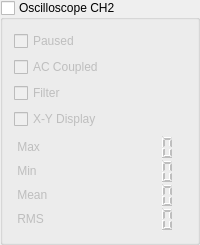
           <widget class="QGroupBox" name="scopeGroup_CH2">
            <property name="enabled">
             <bool>true</bool>
            </property>
            <property name="title">
             <string>Oscilloscope CH2</string>
            </property>
            <property name="flat">
             <bool>false</bool>
            </property>
            <property name="checkable">
             <bool>true</bool>
            </property>
            <property name="checked">
             <bool>false</bool>
            </property>
            <layout class="QVBoxLayout" name="verticalLayout_11">
             <item>
              <widget class="QCheckBox" name="pausedLabel_CH2">
               <property name="text">
                <string>Paused</string>
               </property>
              </widget>
             </item>
             <item>
              <widget class="QCheckBox" name="acCoupledLabel_CH2">
               <property name="text">
                <string>AC Coupled</string>
               </property>
              </widget>
             </item>
             <item>
              <widget class="QCheckBox" name="filterLabel_CH2">
               <property name="text">
                <string>Filter</string>
               </property>
              </widget>
             </item>
             <item>
              <widget class="QCheckBox" name="xyDisplayLabel">
               <property name="text">
                <string>X-Y Display</string>
               </property>
              </widget>
             </item>
             <item>
              <layout class="QGridLayout" name="gridLayout_3">
               <property name="spacing">
                <number>0</number>
               </property>
               <item row="0" column="0">
                <widget class="QLabel" name="voltageInfoMaxLabel_CH2">
                 <property name="text">
                  <string> Max</string>
                 </property>
                </widget>
               </item>
               <item row="0" column="1">
                <widget class="QLCDNumber" name="voltageInfoMaxDisplay_CH2">
                 <property name="minimumSize">
                  <size>
                   <width>0</width>
                   <height>24</height>
                  </size>
                 </property>
                 <property name="frameShape">
                  <enum>QFrame::NoFrame</enum>
                 </property>
                </widget>
               </item>
               <item row="1" column="0">
                <widget class="QLabel" name="voltageInfoMinLabel_CH2">
                 <property name="text">
                  <string> Min</string>
                 </property>
                </widget>
               </item>
               <item row="1" column="1">
                <widget class="QLCDNumber" name="voltageInfoMinDisplay_CH2">
                 <property name="minimumSize">
                  <size>
                   <width>0</width>
                   <height>24</height>
                  </size>
                 </property>
                 <property name="frameShape">
                  <enum>QFrame::NoFrame</enum>
                 </property>
                </widget>
               </item>
               <item row="2" column="0">
                <widget class="QLabel" name="VoltageInfoMeanLabel_CH2">
                 <property name="text">
                  <string> Mean</string>
                 </property>
                </widget>
               </item>
               <item row="3" column="0">
                <widget class="QLabel" name="voltageInfoRmsLabel_CH2">
                 <property name="text">
                  <string> RMS</string>
                 </property>
                </widget>
               </item>
               <item row="3" column="1">
                <widget class="QLCDNumber" name="voltageInfoRmsDisplay_CH2">
                 <property name="minimumSize">
                  <size>
                   <width>0</width>
                   <height>24</height>
                  </size>
                 </property>
                 <property name="frameShape">
                  <enum>QFrame::NoFrame</enum>
                 </property>
                </widget>
               </item>
               <item row="2" column="1">
                <widget class="QLCDNumber" name="voltageInfoMeanDisplay_CH2">
                 <property name="minimumSize">
                  <size>
                   <width>0</width>
                   <height>24</height>
                  </size>
                 </property>
                 <property name="frameShape">
                  <enum>QFrame::NoFrame</enum>
                 </property>
                </widget>
               </item>
              </layout>
             </item>
            </layout>
           </widget>
